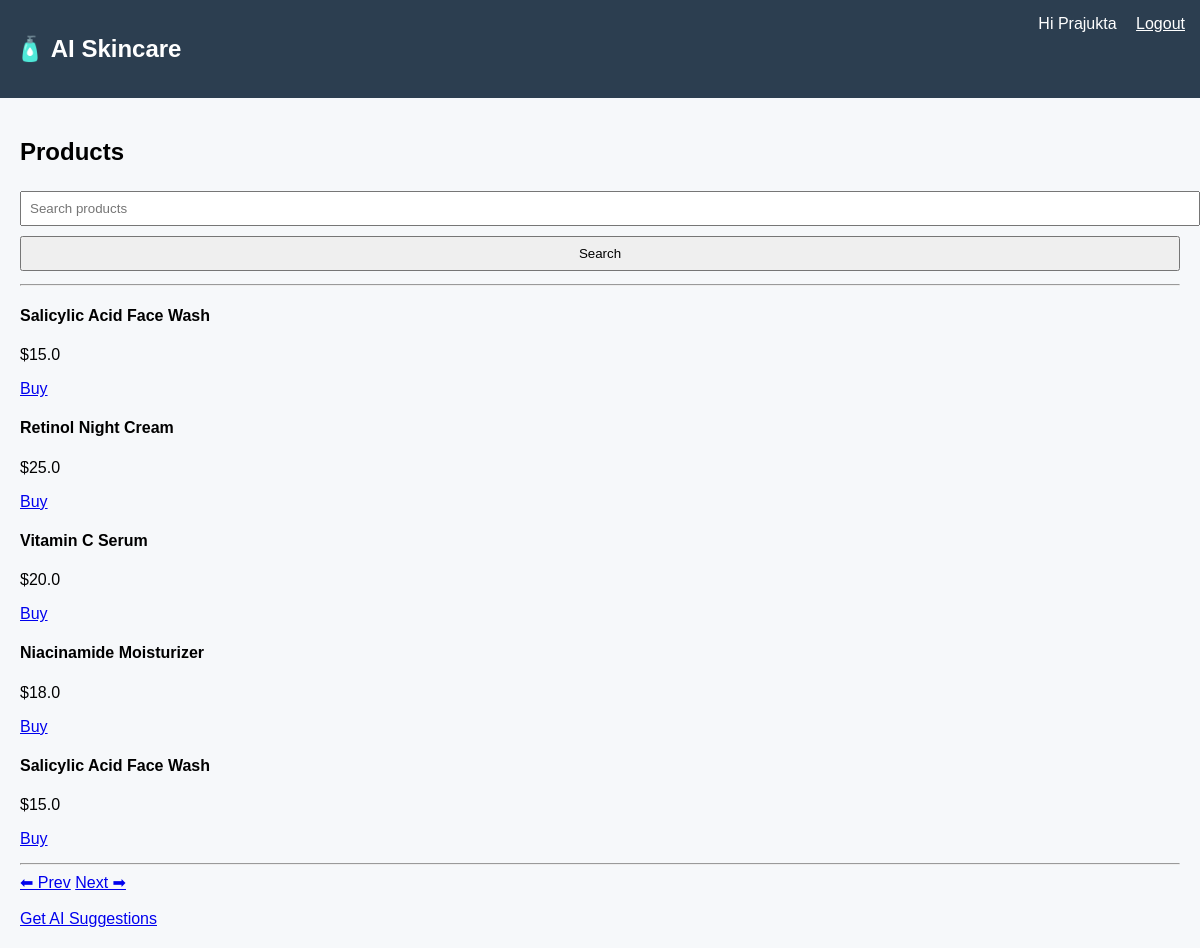
The app's page /?page=4&search= (signed in) with its own data.
### models.py (models this page shows)
class User(db.Model, UserMixin):
    id = db.Column(db.Integer, primary_key=True)
    username = db.Column(db.String(50), unique=True, nullable=False)
    email = db.Column(db.String(100), unique=True, nullable=False)
    password = db.Column(db.String(200), nullable=False)

class Product(db.Model):
    id = db.Column(db.Integer, primary_key=True)
    name = db.Column(db.String(100), nullable=False)
    brand = db.Column(db.String(50))
    ingredients = db.Column(db.Text)
    skin_type = db.Column(db.String(50))
    price = db.Column(db.Float)
    image_url = db.Column(db.String(200))

### app.py (the view)
@app.route("/")
@login_required
def products():
    page = request.args.get("page", 1, type=int)
    search = request.args.get("search", "")
    query = Product.query
    if search:
        query = query.filter(Product.name.ilike(f"%{search}%"))
    pagination = query.paginate(page=page, per_page=5)
    return render_template(
        "products.html",
        products=pagination.items,
        pagination=pagination,
        search=search
    )

### app.py (called while the page is built)
@login_manager.user_loader
def load_user(user_id):
    return User.query.get(int(user_id))

### templates/products.html
{% extends "base.html" %}
{% block content %}
<h2>Products</h2>
<form method="GET" action="{{ url_for('products') }}">
    <input
        type="text"
        name="search"
        placeholder="Search products"
        value="{{ search }}"
    >
    <button type="submit">Search</button>
</form>
<hr>
{% if products %}
    {% for p in products %}
        <div style="margin-bottom: 15px;">
            <h4>{{ p.name }}</h4>
            <p>${{ p.price }}</p>
            <a href="/buy/{{ p.id }}">Buy</a>
        </div>
    {% endfor %}
{% else %}
    <p><b>No products found.</b></p>
{% endif %}
<hr>
{% if pagination.has_prev %}
    <a href="?page={{ pagination.prev_num }}&search={{ search }}">⬅ Prev</a>
{% endif %}
{% if pagination.has_next %}
    <a href="?page={{ pagination.next_num }}&search={{ search }}">Next ➡</a>
{% endif %}
<br><br>
<a href="/ai">Get AI Suggestions</a>
{% endblock %}

### templates/base.html (shortened to what this page needs)
<!DOCTYPE html>
<html>
<head>
    <link rel="stylesheet" href="{{ url_for('static', filename='css/style.css') }}">
</head>
<body>
<nav>
    <h2>🧴 AI Skincare</h2>
    <div>
        {% if current_user.is_authenticated %}
            <span>Hi {{ current_user.username }}</span>
            <a href="/logout">Logout</a>
        {% endif %}
    </div>
</nav>
<div class="container">
    {% block content %}{% endblock %}
</div>
</body>
</html>

### static/style.css (style rules this page uses)
body { font-family: Arial; background: #f6f8fa; margin: 0; }
nav { background: #2c3e50; color: white; padding: 15px; display: flex; justify-content: space-between; }
nav a { color: white; margin-left: 15px; }
.container { padding: 20px; }
input, select, button { padding: 8px; margin: 5px 0; width: 100%; }

### records on screen
User: username "Prajukta"
Product: name "Salicylic Acid Face Wash", price "15.0"
Product: name "Retinol Night Cream", price "25.0"
Product: name "Vitamin C Serum", price "20.0"
Product: name "Niacinamide Moisturizer", price "18.0"
Product: name "Salicylic Acid Face Wash", price "15.0"
